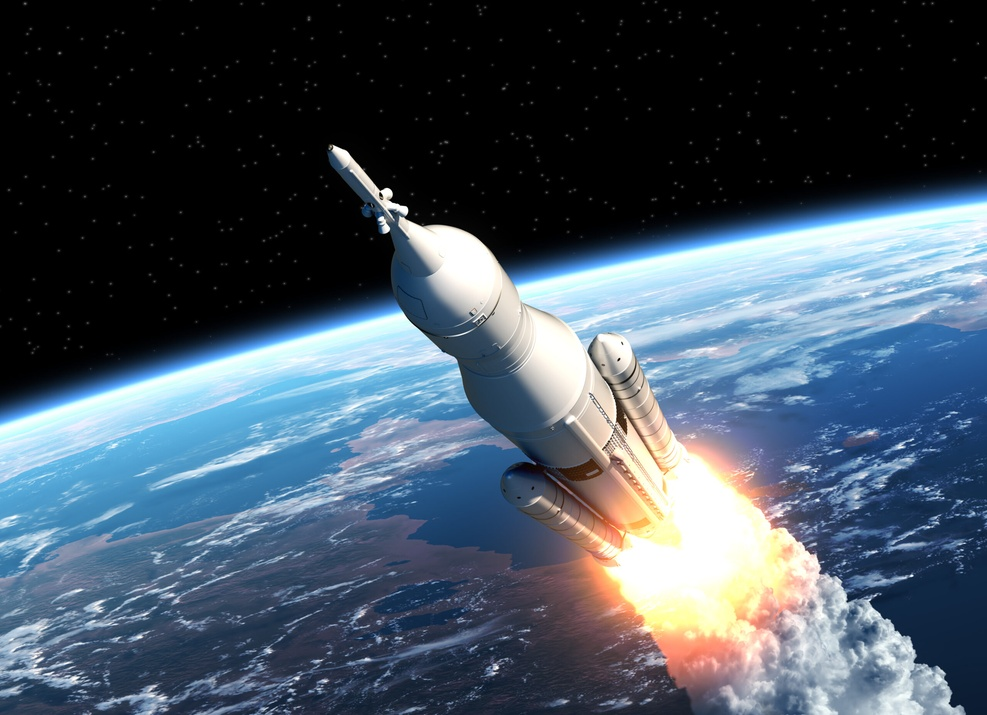
#> input picture rocket.jpeg, 987 x 715 px, shrunk from 2560 x 1854 before the run, found by its file name
$ python 02_image_flip.py
#> lines starting #> are read from the running program, lines starting #| are printed output that depends on the picture
# IMAGE FLIP

import cv2 as cv
import numpy as np

path = "/Users/krtdnc/Desktop/Miuul/OpenCV/"

img = cv.imread(path + "rocket.jpeg")
#> img is the input picture: shape (715, 987, 3); mean B, G, R 99, 85.3, 71.5

# X Flip

img_x_flip = cv.flip(img, 0)
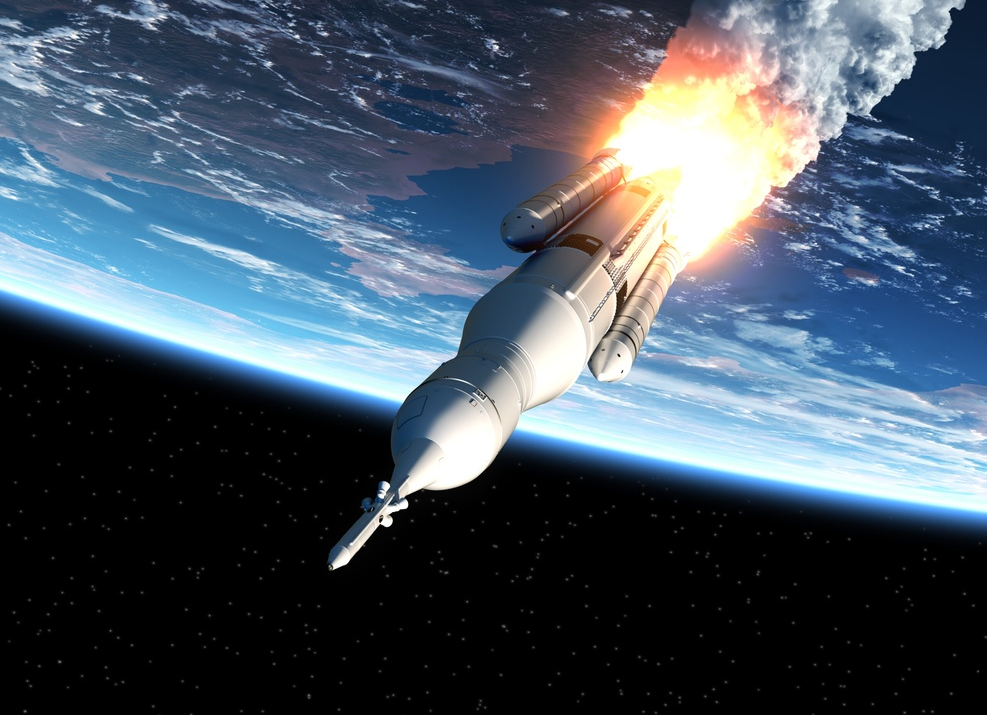
#> img_x_flip: shape (715, 987, 3); mean B, G, R 99, 85.3, 71.5
#> (the run stopped early here; a loop or call above may not have finished)

$ run again, with chess.jpeg copied over rocket.jpeg
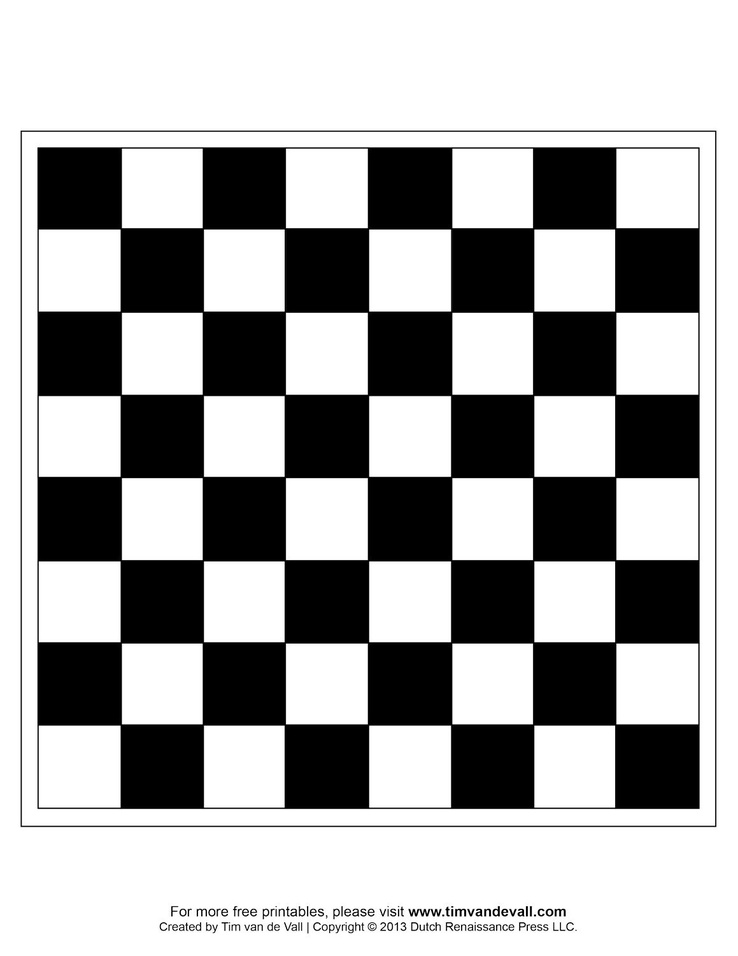
#> input picture chess.jpeg, 738 x 956 px, shrunk from 1159 x 1500 before the run, found by its file name
#> img is the input picture: shape (956, 738, 3); min 0, max 255, mean 171
#> `img_x_flip = cv.flip(img, 0)`:
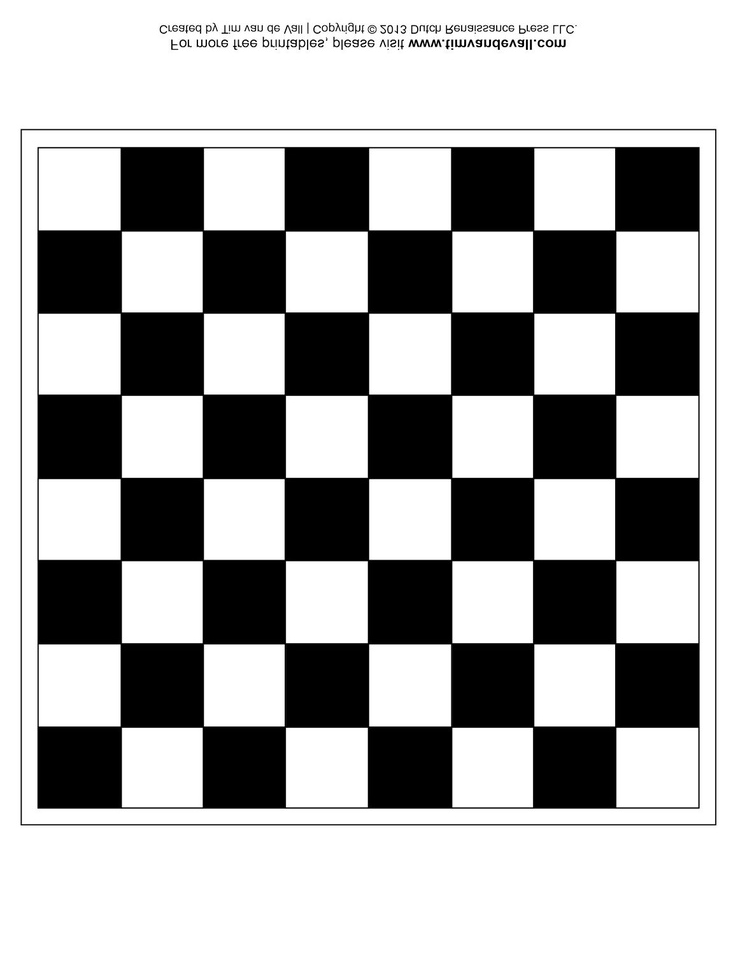
#> img_x_flip: shape (956, 738, 3); min 0, max 255, mean 171

$ run again, with corner.jpeg copied over rocket.jpeg
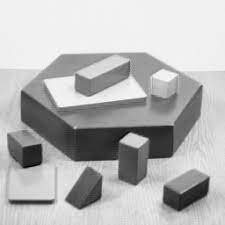
#> input picture corner.jpeg, 225 x 225 px, found by its file name
#> img is the input picture: shape (225, 225, 3); min 0, max 255, mean 182.9
#> `img_x_flip = cv.flip(img, 0)`:
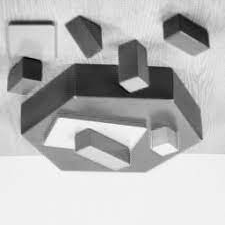
#> img_x_flip: shape (225, 225, 3); min 0, max 255, mean 182.9
